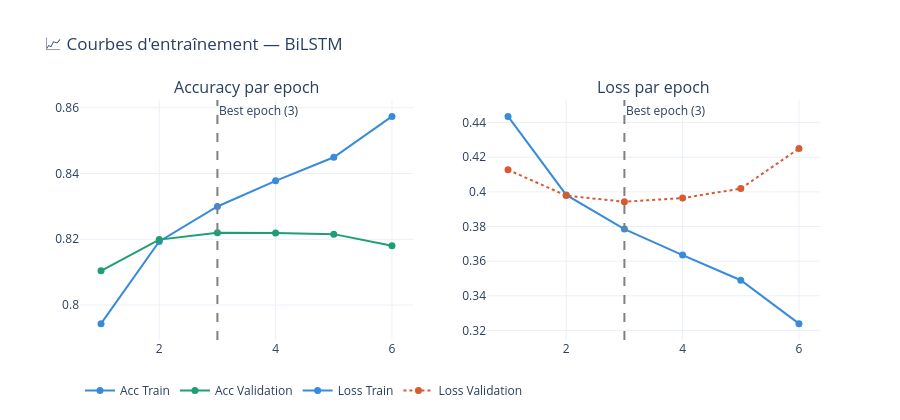

The cell this chart's notebook holds for it:
### Code cell
# ── Accuracy & Loss ──────────────────────────────────────────────
hist = history.history
epochs = list(range(1, len(hist['accuracy']) + 1))

df_acc = pd.DataFrame({
    'Epoch'     : epochs * 2,
    'Accuracy'  : hist['accuracy'] + hist['val_accuracy'],
    'Jeu'       : ['Train'] * len(epochs) + ['Validation'] * len(epochs)
})

df_loss = pd.DataFrame({
    'Epoch' : epochs * 2,
    'Loss'  : hist['loss'] + hist['val_loss'],
    'Jeu'   : ['Train'] * len(epochs) + ['Validation'] * len(epochs)
})

fig = make_subplots(rows=1, cols=2,
                    subplot_titles=("Accuracy par epoch", "Loss par epoch"))

for jeu, color in [('Train', '#378ADD'), ('Validation', '#1D9E75')]:
    d = df_acc[df_acc['Jeu'] == jeu]
    fig.add_trace(go.Scatter(x=d['Epoch'], y=d['Accuracy'],
                             mode='lines+markers', name=f'Acc {jeu}',
                             line=dict(color=color, width=2),
                             marker=dict(size=7)), row=1, col=1)

for jeu, color in [('Train', '#378ADD'), ('Validation', '#D85A30')]:
    d = df_loss[df_loss['Jeu'] == jeu]
    fig.add_trace(go.Scatter(x=d['Epoch'], y=d['Loss'],
                             mode='lines+markers', name=f'Loss {jeu}',
                             line=dict(color=color, width=2, dash='dot' if jeu=='Validation' else 'solid'),
                             marker=dict(size=7)), row=1, col=2)

# Ligne verticale sur la meilleure epoch (val_loss min)
best_epoch = int(np.argmin(hist['val_loss'])) + 1
for col in [1, 2]:
    fig.add_vline(x=best_epoch, line_dash='dash', line_color='gray',
                  annotation_text=f'Best epoch ({best_epoch})',
                  annotation_position='top right', row=1, col=col)

fig.update_layout(title='📈 Courbes d\'entraînement — BiLSTM',
                  template='plotly_white', height=420,
                  legend=dict(orientation='h', y=-0.15))
fig.show()

### Figure 1 — Plotly figure (JSON) as saved in the notebook; plotly's stock layout.template omitted (floating-point values rounded to 4 significant figures)
{"data": [{"line": {"color": "#378ADD", "width": 2}, "marker": {"size": 7}, "mode": "lines+markers", "name": "Acc Train", "type": "scatter", "x": [1, 2, 3, 4, 5, 6], "xaxis": "x", "y": [0.7943, 0.8193, 0.83, 0.8378, 0.8449, 0.8574], "yaxis": "y"}, {"line": {"color": "#1D9E75", "width": 2}, "marker": {"size": 7}, "mode": "lines+markers", "name": "Acc Validation", "type": "scatter", "x": [1, 2, 3, 4, 5, 6], "xaxis": "x", "y": [0.8104, 0.8199, 0.822, 0.8219, 0.8216, 0.8181], "yaxis": "y"}, {"line": {"color": "#378ADD", "dash": "solid", "width": 2}, "marker": {"size": 7}, "mode": "lines+markers", "name": "Loss Train", "type": "scatter", "x": [1, 2, 3, 4, 5, 6], "xaxis": "x2", "y": [0.4436, 0.3982, 0.3785, 0.3635, 0.349, 0.3239], "yaxis": "y2"}, {"line": {"color": "#D85A30", "dash": "dot", "width": 2}, "marker": {"size": 7}, "mode": "lines+markers", "name": "Loss Validation", "type": "scatter", "x": [1, 2, 3, 4, 5, 6], "xaxis": "x2", "y": [0.4127, 0.3978, 0.3943, 0.3964, 0.4019, 0.425], "yaxis": "y2"}], "layout": {"annotations": [{"font": {"size": 16}, "showarrow": false, "text": "Accuracy par epoch", "x": 0.225, "xanchor": "center", "xref": "paper", "y": 1, "yanchor": "bottom", "yref": "paper"}, {"font": {"size": 16}, "showarrow": false, "text": "Loss par epoch", "x": 0.775, "xanchor": "center", "xref": "paper", "y": 1, "yanchor": "bottom", "yref": "paper"}, {"showarrow": false, "text": "Best epoch (3)", "x": 3, "xanchor": "left", "xref": "x", "y": 1, "yanchor": "top", "yref": "y domain"}, {"showarrow": false, "text": "Best epoch (3)", "x": 3, "xanchor": "left", "xref": "x2", "y": 1, "yanchor": "top", "yref": "y2 domain"}], "height": 420, "legend": {"orientation": "h", "y": -0.15}, "shapes": [{"line": {"color": "gray", "dash": "dash"}, "type": "line", "x0": 3, "x1": 3, "xref": "x", "y0": 0, "y1": 1, "yref": "y domain"}, {"line": {"color": "gray", "dash": "dash"}, "type": "line", "x0": 3, "x1": 3, "xref": "x2", "y0": 0, "y1": 1, "yref": "y2 domain"}], "title": {"text": "📈 Courbes d'entraînement — BiLSTM"}, "xaxis": {"anchor": "y", "domain": [0, 0.45]}, "xaxis2": {"anchor": "y2", "domain": [0.55, 1]}, "yaxis": {"anchor": "x", "domain": [0, 1]}, "yaxis2": {"anchor": "x2", "domain": [0, 1]}}}
